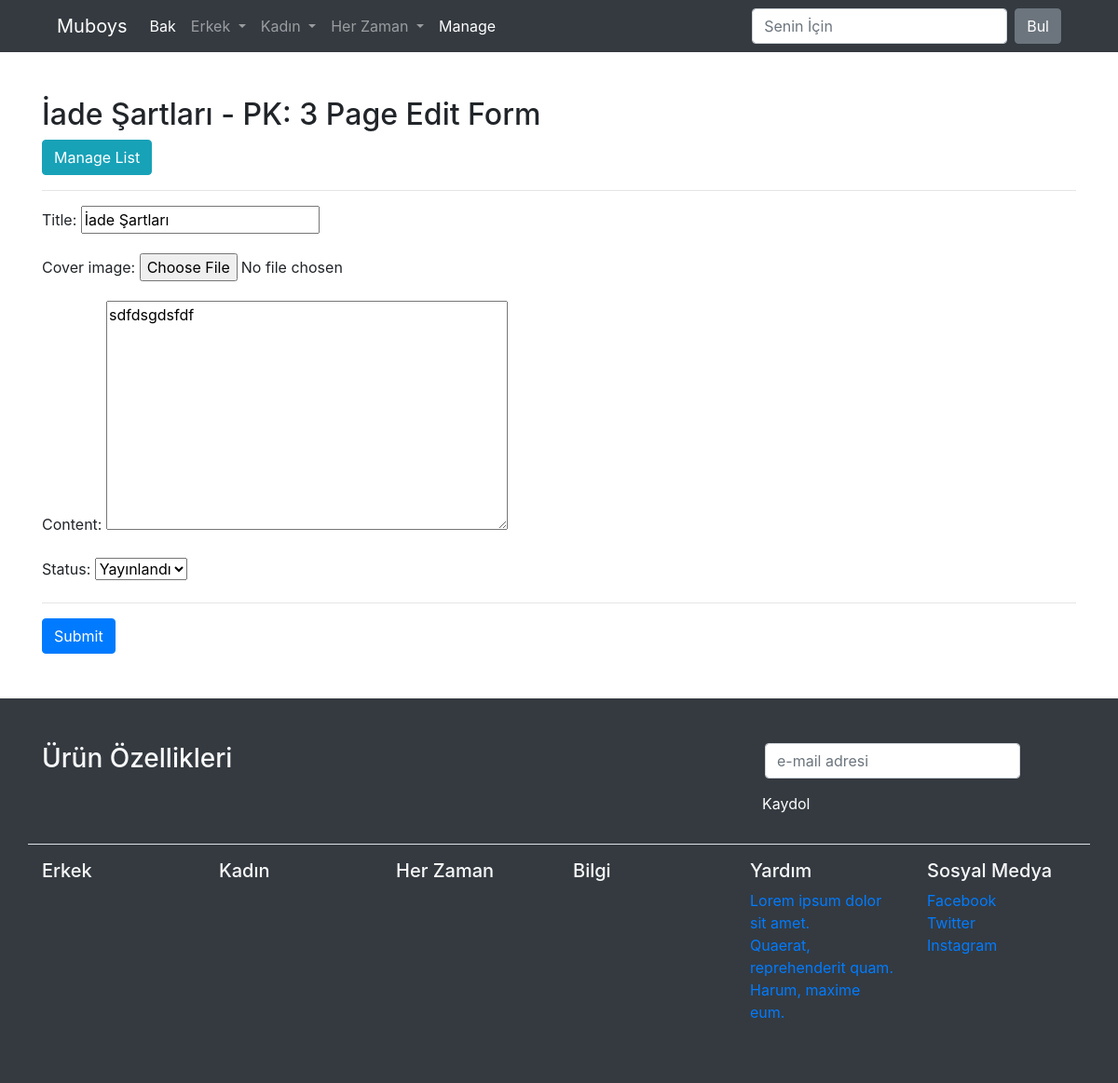
/manage/page/update/3/ (signed in), run on the app's committed database.
### page/models.py (models this page shows)
class Page(models.Model):
    title = models.CharField(max_length=200)
    slug = models.SlugField(
        max_length=200,
        default="",
        )
    content = models.TextField()
    cover_image = models.ImageField(
        upload_to='page',
        null = True,
        blank = True,
        )
    status = models.CharField(
        default=DEFAULT_STATUS,
        choices=STATUS,
        max_length=10,
        )
    created_at = models.DateTimeField(auto_now_add=True)
    updated_at = models.DateTimeField(auto_now=True)

### page/views.py (the view, shortened to what this page needs)
# urls.py: path('page/update/<int:pk>/', page_update, name='page_update'),
@staff_member_required
def page_update(request, pk):
    context = dict()
    item = Page.objects.get(pk=pk)  # Show
    context['title'] = f"{item.title} - PK: {item.pk} Page Edit Form"
    context['form'] = PageModelForm(instance=item)
    return render(request, 'manage/form.html', context)

### page/forms.py
class PageModelForm(forms.ModelForm):
    class Meta:
        model = Page
        fields = [
            'title',
            'cover_image',
            'content',
            'status',
        ]

### templates/manage/form.html (shortened to what this page needs)
{% extends 'base/base.html' %}
{% block content %}
<div class="container mt-5">
    <div class="row">
        <div class="col-sm-12 ">
            <h2>{{ title }}</h2>
            <a href="{% url 'manage_list' %}" class="btn btn-info">
                Manage List
            </a>
            <hr>
            <form method="POST" enctype="multipart/form-data">
                {{ form.as_p }}
                <hr>
                <button type="submit" class="btn btn-primary">Submit</button>
            </form>
        </div>
    </div>
</div>
{% endblock %}

### data on the page
Page: title "İade Şartları", content "sdfdsgdsfdf", status "Yayınlandı"

### other printed values
{{ title }} "İade Şartları - PK: 3 Page Edit Form"
